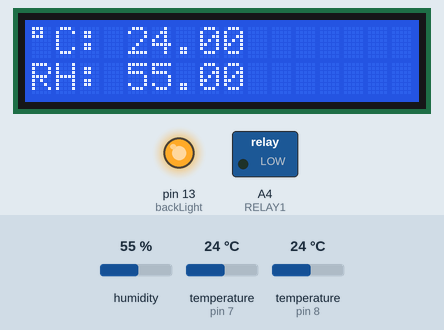
A sketch run on a simulated Arduino Uno, built with avr-gcc and run on an emulated ATmega328P. Shown: 16×2 character LCD, switched loads named in the sketch (green lamp = pin HIGH), output pins drawn as LEDs (lit = HIGH). The test bench sets the inputs (shaded band); at power-on: temperature (sensors on pin 8, pin 7) 24 °C, humidity 55 %. What the sketch prints to the serial monitor is not drawn.

Above: at 1.7 s.
1.8 s: temperature (sensor on pin 8) set to 16 °C
At 4.4 s:
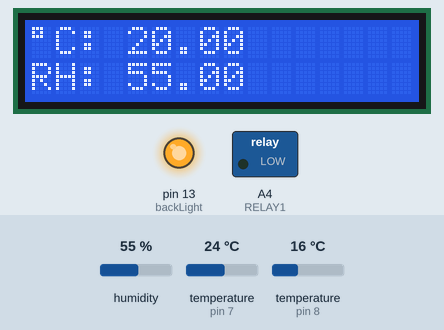
4.7 s: temperature (sensor on pin 8) set to 13 °C
At 5.6 s:
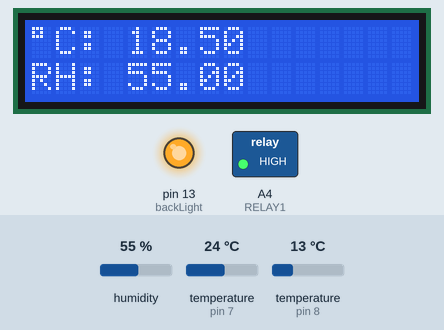
10.5 s: humidity set to 22 %
At 11.6 s:
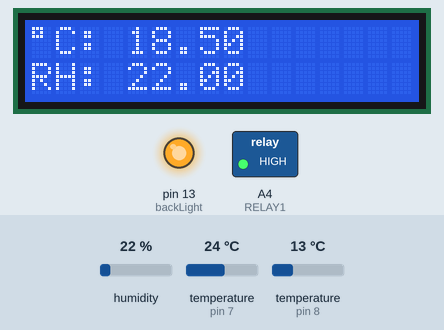
12.0 s: temperature (sensor on pin 7) set to 12 °C
At 12.8 s:
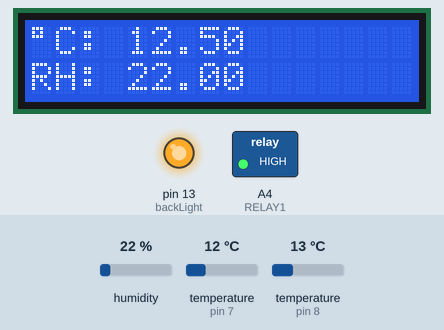
13.8 s: humidity set to 40 %
At 15.1 s:
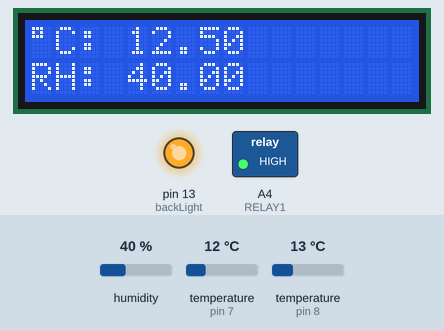
15.6 s: temperature (sensor on pin 8) set to 12 °C
At 16.3 s:
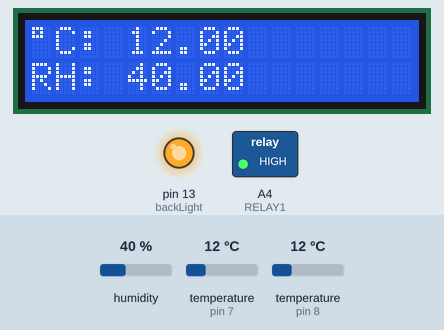
Timing chart, 0 to 18.5 s (numbered marks = the images above; inputs shaded):
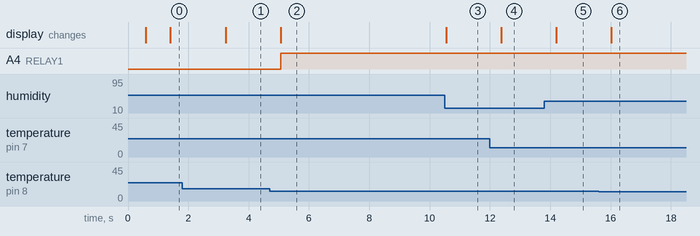

The sketch:

lm60x4_humid_lcd.ino
```cpp
#include <dht.h>

#include <LiquidCrystal.h>
#include <DallasTemperature.h>
#include <OneWire.h>


/* LiquidCrystal display with:
  LCD 4 (RS) to arduino pin 12
  LCD 5 (R/W) to ground (non-existent pin 14 okay?)
  LCD 6 (E) to arduino pin 11
  LCD D4 pin to digital pin 5
  LCD D5 pin to digital pin 4
  LCD D6 pin to digital pin 3
  LCD D7 pin to digital pin 2
*/
LiquidCrystal lcd(12, 11, 5, 4, 3, 2);

int backLight = 13;
int count = 0;

// Data wire is plugged into pin 2 on the Arduino
#define ONE_WIRE_BUS 8
// Setup a oneWire instance to communicate with any OneWire devices (not just Maxim/Dallas temperature ICs)
OneWire oneWire(ONE_WIRE_BUS);
// Pass our oneWire reference to Dallas Temperature.
DallasTemperature sensors(&oneWire);

#define DHT11_PIN 7
dht DHT;

#define RELAY1 A4

void setup() {
  delay(500);
  Serial.begin(9600);
  pinMode(backLight, OUTPUT);
  pinMode(RELAY1, OUTPUT);
  digitalWrite(backLight, HIGH); // turn backlight on. Replace 'HIGH' with 'LOW' to turn it off.
  lcd.begin(16, 2);             // columns, rows.  use 16,2 for a 16x2 LCD, etc.
  lcd.clear();                  // start with a blank screen
  sensors.begin();
}

void loop()
{

  // Send the command to get temperatures
  sensors.requestTemperatures();
  Serial.print("Temperature is: ");
  Serial.println(sensors.getTempCByIndex(0)); // Why "byIndex"? You can have more than one IC on the same bus. 0 refers to the first IC on the wire

  int chk = DHT.read11(DHT11_PIN);
  Serial.print("DHT Temp = ");
  Serial.println(DHT.temperature);
  Serial.print("DHT Humidity = ");
  Serial.println(DHT.humidity);

  count++;

  Serial.print(" === TESTING LCD - count >");
  Serial.print( count );
  Serial.println("< ===");

  if (sensors.getTempCByIndex(0) < 15) {
    lcd.clear();
    lcd.setCursor(0, 0);          // set cursor to column 0, row 0 (the first row)
    lcd.print((char)223);        //This is the degrees symbol
    lcd.print("C: ");
    lcd.print( (sensors.getTempCByIndex(0) + DHT.temperature )/2 );
    lcd.setCursor(0, 1);
    lcd.print("RH: ");
    lcd.print(DHT.humidity);
    digitalWrite(RELAY1,1);
  }
  else {
    lcd.clear();
    lcd.setCursor(0, 0);          // set cursor to column 0, row 0 (the first row)
    lcd.print((char)223);
    lcd.print("C: ");
    lcd.print( (sensors.getTempCByIndex(0) + DHT.temperature )/2 );
    lcd.setCursor(0, 1);
    lcd.print("RH: ");
    lcd.print(DHT.humidity);
    digitalWrite(RELAY1,0);
  }
  delay(1000);

}
```

Measured:
- the behaviour switches between 15 and 14 °C on temperature (sensor on pin 8) (found by bisection; images 1 and 2)
- after the input at 1.8 s, the display: changes after 1.4 s (image 1)
- after the input at 4.7 s, A4 (RELAY1): LOW → HIGH after 0.36 s; the display: changes after 0.36 s (image 2)
- after the input at 10.5 s, the display: changes at once (image 3)
- after the input at 12.0 s, the display: changes after 0.37 s (image 4)
- after the input at 13.8 s, the display: changes after 0.40 s (image 5)
- after the input at 15.6 s, the display: changes after 0.43 s (image 6)
